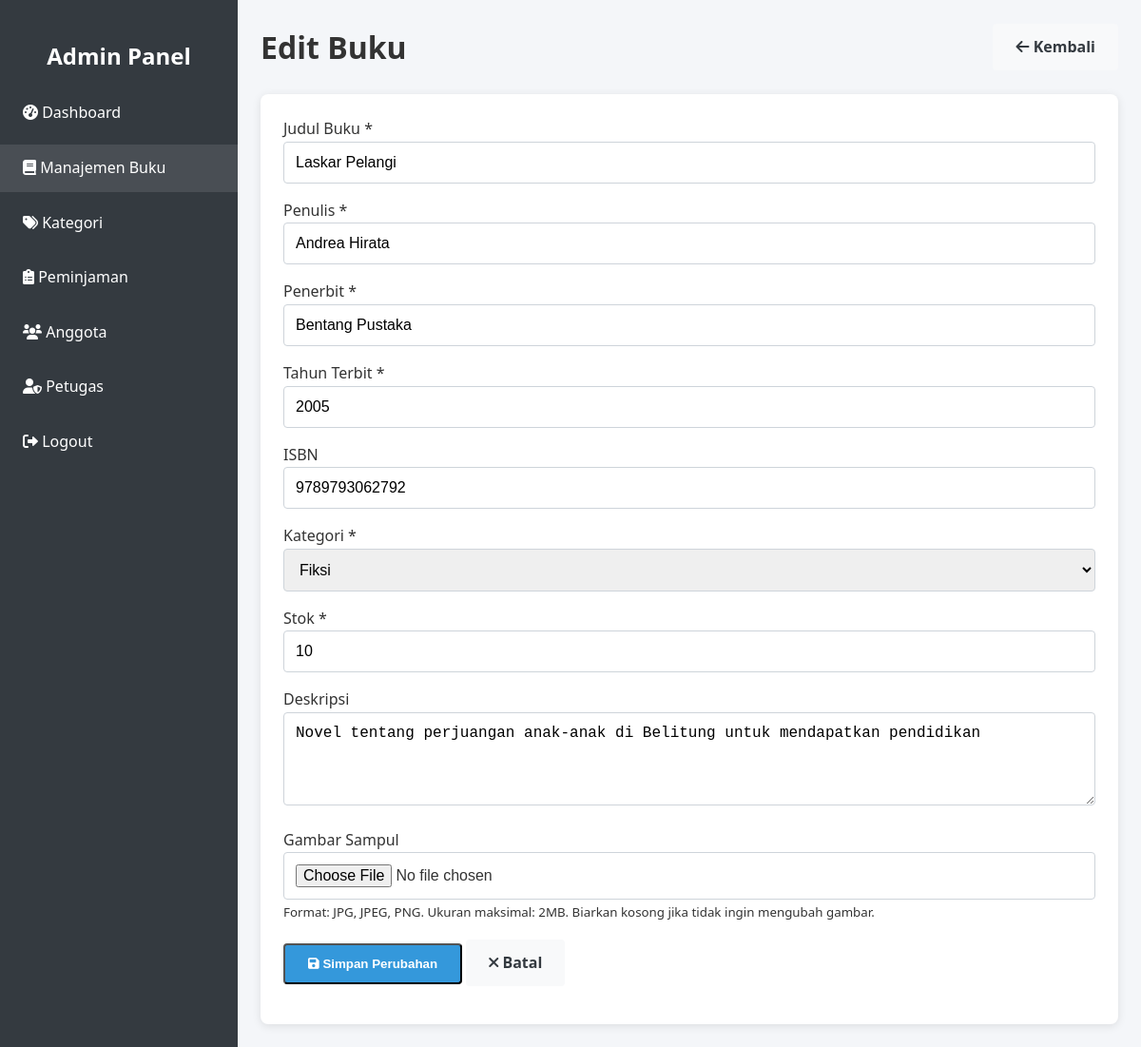
Screenshot of /admin/buku_edit.php?id=1 (signed in) with the database file from the repository.
### tables this page shows
CREATE TABLE IF NOT EXISTS buku (
    id INT AUTO_INCREMENT PRIMARY KEY,
    judul VARCHAR(255) NOT NULL,
    penulis VARCHAR(100) NOT NULL,
    penerbit VARCHAR(100) NOT NULL,
    tahun_terbit YEAR NOT NULL,
    isbn VARCHAR(20) UNIQUE,
    kategori_id INT NOT NULL,
    jumlah_halaman INT,
    stok INT NOT NULL DEFAULT 0,
    gambar VARCHAR(255),
    file_path VARCHAR(255),
    deskripsi TEXT,
    created_at TIMESTAMP DEFAULT CURRENT_TIMESTAMP,
    updated_at TIMESTAMP DEFAULT CURRENT_TIMESTAMP ON UPDATE CURRENT_TIMESTAMP,
    FOREIGN KEY (kategori_id) REFERENCES kategori(id) ON DELETE CASCADE
);

CREATE TABLE IF NOT EXISTS kategori (
    id INT AUTO_INCREMENT PRIMARY KEY,
    nama VARCHAR(50) NOT NULL UNIQUE,
    created_at TIMESTAMP DEFAULT CURRENT_TIMESTAMP,
    updated_at TIMESTAMP DEFAULT CURRENT_TIMESTAMP ON UPDATE CURRENT_TIMESTAMP
);

### includes/config.php (called while the page is built, shortened)
<?php
$conn = mysqli_connect(DB_HOST, DB_USER, DB_PASS, DB_NAME);
function clean($data) {
    global $conn;
    $data = trim($data);
    $data = stripslashes($data);
    $data = htmlspecialchars($data);
    $data = mysqli_real_escape_string($conn, $data);
    return $data;
}
?>

### admin/buku_edit.php (the view, shortened to what this page needs)
<?php
require_once '../includes/config.php';
$id = clean($_GET['id']);
$query = "SELECT * FROM buku WHERE id = ?";
$stmt = mysqli_prepare($conn, $query);
mysqli_stmt_bind_param($stmt, "s", $id);
mysqli_stmt_execute($stmt);
$result = mysqli_stmt_get_result($stmt);
$buku = mysqli_fetch_assoc($result);
$query_kategori = "SELECT * FROM kategori ORDER BY nama ASC";
$result_kategori = mysqli_query($conn, $query_kategori);
$kategori = [];
if ($result_kategori) {
    while ($row = mysqli_fetch_assoc($result_kategori)) {
        $kategori[] = $row;
    }
}
?>
<!DOCTYPE html>
<html lang="id">
<head>
    <link rel="stylesheet" href="../assets/css/style.css">
    <link rel="stylesheet" href="https://cdnjs.cloudflare.com/ajax/libs/font-awesome/6.0.0/css/all.min.css">
</head>
<body>
    <div class="dashboard">
        <div class="sidebar">
            <div style="padding: 1rem; text-align: center;">
                <h2>Admin Panel</h2>
            </div>
            <ul class="sidebar-menu">
                <li><a href="index.php"><i class="fas fa-tachometer-alt"></i> Dashboard</a></li>
                <li><a href="buku.php" class="active"><i class="fas fa-book"></i> Manajemen Buku</a></li>
                <li><a href="kategori.php"><i class="fas fa-tags"></i> Kategori</a></li>
                <li><a href="peminjaman.php"><i class="fas fa-clipboard-list"></i> Peminjaman</a></li>
                <li><a href="anggota.php"><i class="fas fa-users"></i> Anggota</a></li>
                <?php if ($_SESSION['role'] == 'admin'): ?>
                <li><a href="petugas.php"><i class="fas fa-user-shield"></i> Petugas</a></li>
                <?php endif; ?>
                <li><a href="../logout.php"><i class="fas fa-sign-out-alt"></i> Logout</a></li>
            </ul>
        </div>
        <div class="main-content">
            <div class="dashboard-header">
                <h1>Edit Buku</h1>
                <div>
                    <a href="buku.php" class="btn btn-secondary"><i class="fas fa-arrow-left"></i> Kembali</a>
                </div>
            </div>
            <div style="background-color: white; padding: 1.5rem; border-radius: 8px; box-shadow: 0 2px 10px rgba(0, 0, 0, 0.1);">
                <form action="" method="post" enctype="multipart/form-data">
                    <div class="form-group">
                        <label for="judul">Judul Buku <span class="text-danger">*</span></label>
                        <input type="text" id="judul" name="judul" class="form-control" value="<?= isset($_POST['judul']) ? $_POST['judul'] : $buku['judul'] ?>" required>
                    </div>
                    <div class="form-group">
                        <label for="penulis">Penulis <span class="text-danger">*</span></label>
                        <input type="text" id="penulis" name="penulis" class="form-control" value="<?= isset($_POST['penulis']) ? $_POST['penulis'] : $buku['penulis'] ?>" required>
                    </div>
                    <div class="form-group">
                        <label for="penerbit">Penerbit <span class="text-danger">*</span></label>
                        <input type="text" id="penerbit" name="penerbit" class="form-control" value="<?= isset($_POST['penerbit']) ? $_POST['penerbit'] : $buku['penerbit'] ?>" required>
                    </div>
                    <div class="form-group">
                        <label for="tahun_terbit">Tahun Terbit <span class="text-danger">*</span></label>
                        <input type="number" id="tahun_terbit" name="tahun_terbit" class="form-control" min="1900" max="<?= date('Y') ?>" value="<?= isset($_POST['tahun_terbit']) ? $_POST['tahun_terbit'] : $buku['tahun_terbit'] ?>" required>
                    </div>
                    <div class="form-group">
                        <label for="isbn">ISBN</label>
                        <input type="text" id="isbn" name="isbn" class="form-control" value="<?= isset($_POST['isbn']) ? $_POST['isbn'] : $buku['isbn'] ?>">
                    </div>
                    <div class="form-group">
                        <label for="kategori_id">Kategori <span class="text-danger">*</span></label>
                        <select id="kategori_id" name="kategori_id" class="form-control" required>
                            <?php foreach ($kategori as $item): ?>
                                <option value="<?= $item['id'] ?>" <?= (isset($_POST['kategori_id']) && $_POST['kategori_id'] == $item['id']) || (!isset($_POST['kategori_id']) && $buku['kategori_id'] == $item['id']) ? 'selected' : '' ?>><?= $item['nama'] ?></option>
                            <?php endforeach; ?>
                        </select>
                    </div>
                    <div class="form-group">
                        <label for="stok">Stok <span class="text-danger">*</span></label>
                        <input type="number" id="stok" name="stok" class="form-control" min="0" value="<?= isset($_POST['stok']) ? $_POST['stok'] : $buku['stok'] ?>" required>
                    </div>
                    <div class="form-group">
                        <label for="deskripsi">Deskripsi</label>
                        <textarea id="deskripsi" name="deskripsi" class="form-control" rows="4"><?= isset($_POST['deskripsi']) ? $_POST['deskripsi'] : $buku['deskripsi'] ?></textarea>
                    </div>
                    <div class="form-group">
                        <label for="gambar">Gambar Sampul</label>
                        <input type="file" id="gambar" name="gambar" class="form-control" accept="image/jpeg, image/png, image/jpg">
                        <small class="text-muted">Format: JPG, JPEG, PNG. Ukuran maksimal: 2MB. Biarkan kosong jika tidak ingin mengubah gambar.</small>
                    </div>
                    <div class="form-group">
                        <button type="submit" class="btn btn-primary"><i class="fas fa-save"></i> Simpan Perubahan</button>
                        <a href="buku.php" class="btn btn-secondary"><i class="fas fa-times"></i> Batal</a>
                    </div>
                </form>
            </div>
        </div>
    </div>
</body>
</html>

### assets/css/style.css (style rules this page uses)
:root { --primary-color: #3498db; --secondary-color: #2980b9; --accent-color: #e74c3c; --light-color: #f8f9fa; --dark-color: #343a40; --success-color: #28a745; --warning-color: #ffc107; --danger-color: #dc3545; --gray-color: #6c757d; }
* { margin: 0; padding: 0; box-sizing: border-box; }
body { font-family: 'Segoe UI', Tahoma, Geneva, Verdana, sans-serif; line-height: 1.6; color: #333; background-color: #f4f6f9; }
.btn { display: inline-block; padding: 0.75rem 1.5rem; border-radius: 4px; text-decoration: none; font-weight: bold; cursor: pointer; transition: background-color 0.3s, transform 0.2s; }
.btn-primary { background-color: var(--primary-color); color: white; }
.btn-secondary { background-color: var(--light-color); color: var(--dark-color); }
.form-group { margin-bottom: 1rem; }
.form-control { width: 100%; padding: 0.75rem; border: 1px solid #ced4da; border-radius: 4px; font-size: 1rem; }
.dashboard { display: flex; min-height: calc(100vh - 60px); }
.sidebar { width: 250px; background-color: var(--dark-color); color: white; padding: 1.5rem 0; }
.sidebar-menu { list-style: none; }
.sidebar-menu li { margin-bottom: 0.5rem; }
.sidebar-menu a { display: block; padding: 0.75rem 1.5rem; color: white; text-decoration: none; transition: background-color 0.3s; }
.sidebar-menu a:hover, .sidebar-menu a.active { background-color: rgba(255, 255, 255, 0.1); }
.main-content { flex: 1; padding: 1.5rem; }
.dashboard-header { display: flex; justify-content: space-between; align-items: center; margin-bottom: 1.5rem; }

### rows the page displays
buku: judul "Laskar Pelangi", penulis "Andrea Hirata", penerbit "Bentang Pustaka", tahun_terbit "2005", isbn "9789793062792", kategori_id "Fiksi", stok "10", deskripsi "Novel tentang perjuangan anak-anak di Belitung untuk mendapatkan pendidikan"
